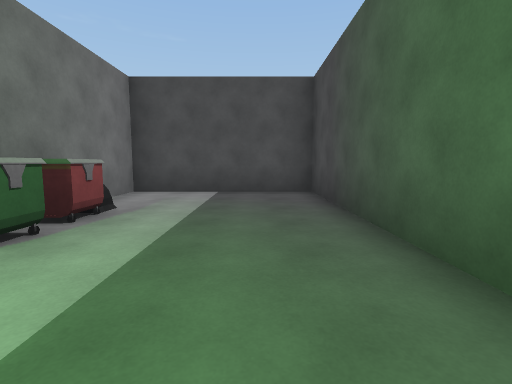
view 1 (above)

20 first-person views from a walk through a scene from a Unity 3-D project. The camera is 1.3 m above the floor, tilts 6° down and sees 85° across. The floor is counted in squares, 2 m on a side. Each view is taken from the middle of a square. On the plan, view 1 faces up. The plan holds only what a view shows up to about 9 squares ahead; the rest is blank. Some animated figures are left out. Door leaves are left out, so doorways stand open. Some surface patterns are stand-ins.

view 2
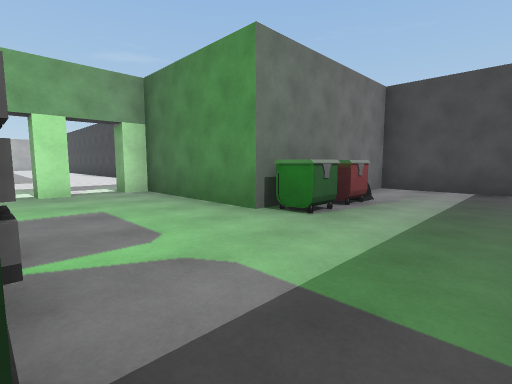

view 3
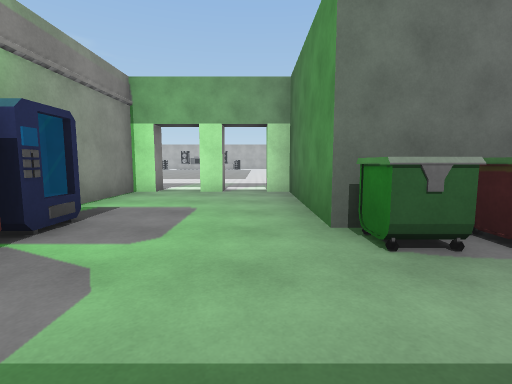

view 4
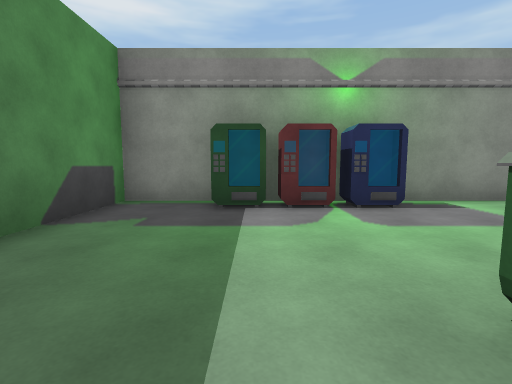

view 5
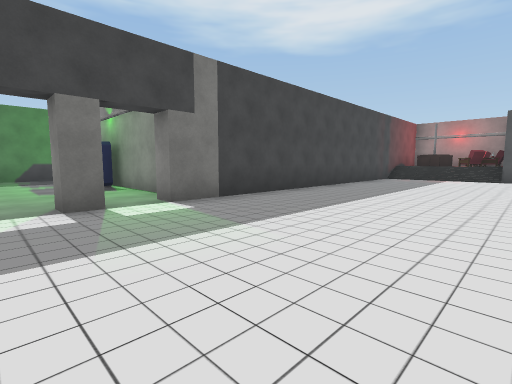

view 6
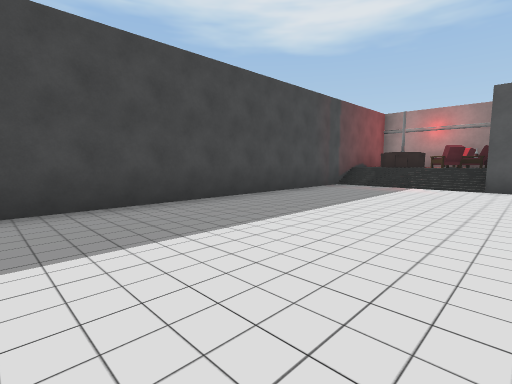

view 7
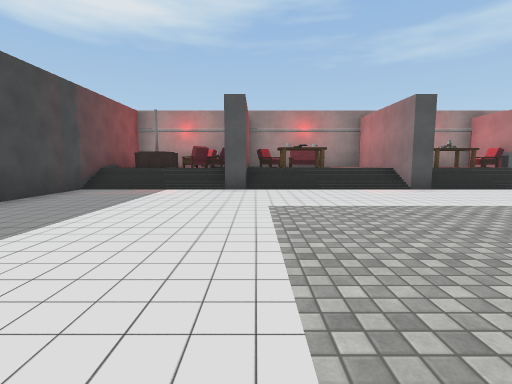

view 8
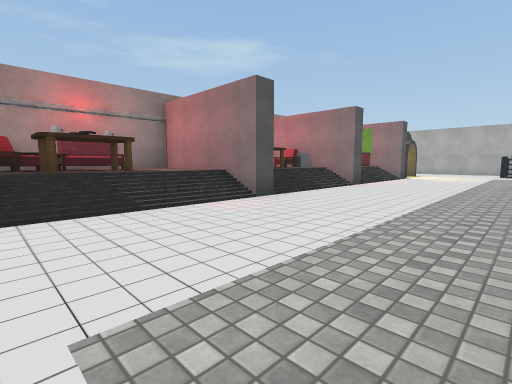

view 9
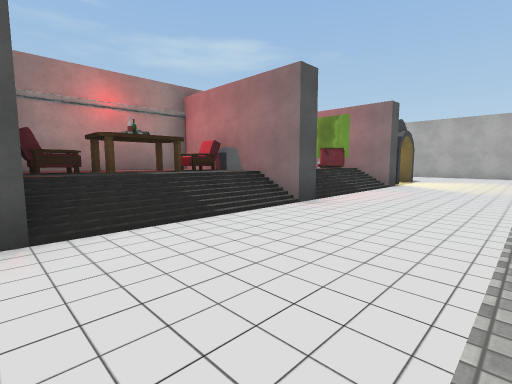

view 10
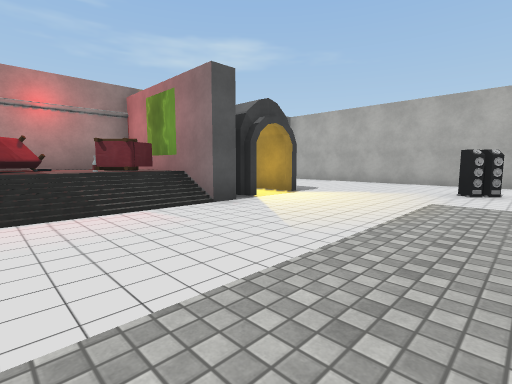

view 11
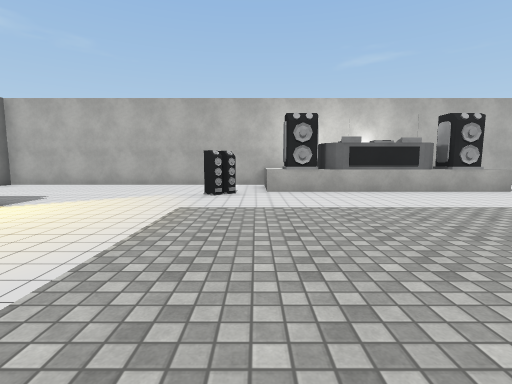

view 12
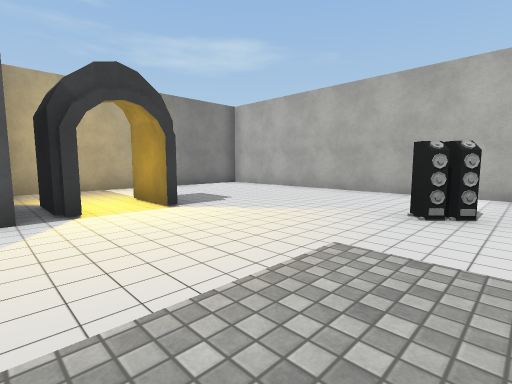

view 13
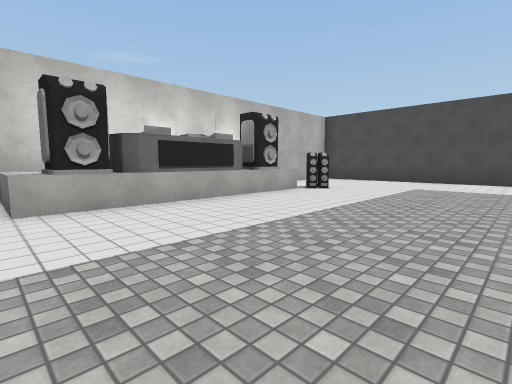

view 14
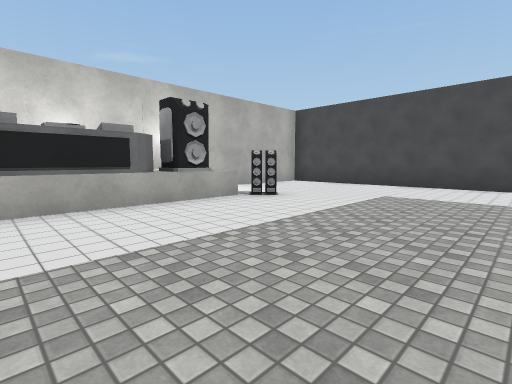

view 15
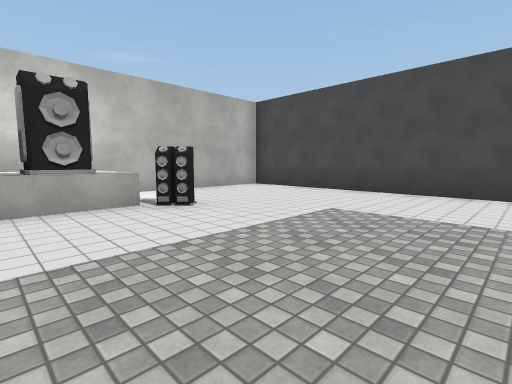

view 16
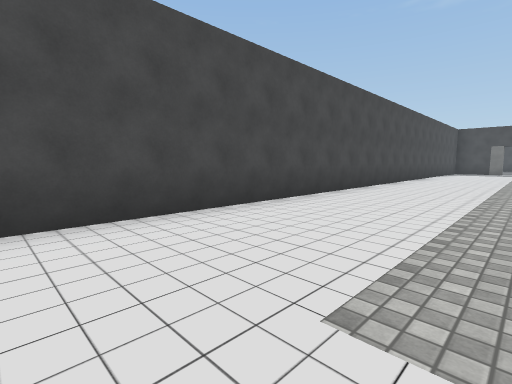

view 17
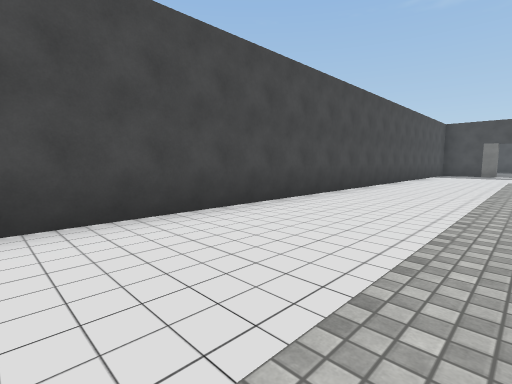

view 18
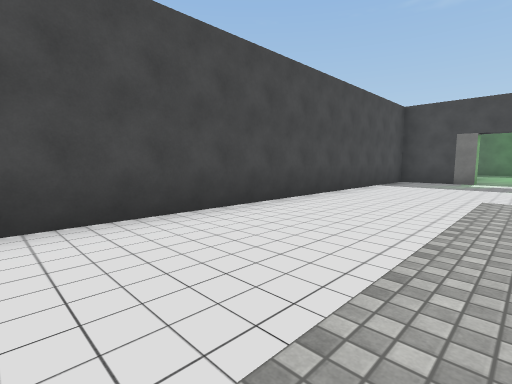

view 19
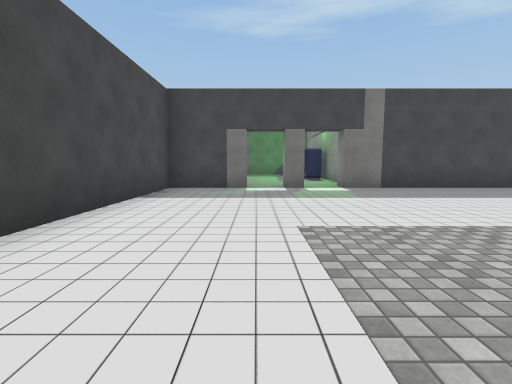

view 20
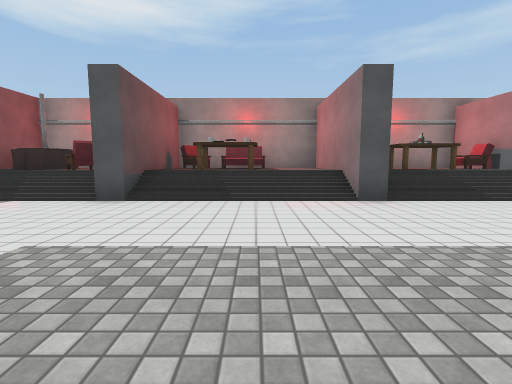

### Floor plan
Key: @ floor where view 1 was taken; # wall or solid block; . main floor; : floor 1 m higher than the main floor; / step, stairs or slope; D open door; ^ raised ledge; B bin; T table; S speaker; O other object.
Columns run from 30 left of view 1 to 2 right of it. Each row starts with its distance up from view 1.
  7                            ######
  6                            #....#
  5                            #....#
  4 #########################  #O...#
  3 #.......................#  #B...#
  2 #.......................####B...#
  1 #.......................D.......#
  0 #..... .     .     .....D.....@.#
 -1 #..S..             .....D..OOO..#
 -2  ^SS..             .....#########
 -3  ^S... .           .....#
 -4   O...             .....#
 -5   O... .           .....#
 -6  ^S...           . .....#
 -7 #..... . ..        .....#
 -8 #..S....................#
 -9 #.......................#
-10 #.......................#
-11 #....DD#///#///#////#///#
-12 #....DD#O::#:::#:TT:#O::#
-13 #......# OO#OTO#: O:O:O #
-14 #......#########:####O  #
-15 ########       ###    ##

Positions as (right, up) in squares from view 1, and headings:
1: (0, 0), facing up
2: (0, -1), facing up-left
3: (0, 1), facing left
4: (-1, 3), facing down
5: (-11, 1), facing down-right
6: (-11, -3), facing down-right
7: (-11, -4), facing down
8: (-11, -7), facing down-left
9: (-15, -8), facing down-left
10: (-20, -7), facing down-left
11: (-21, -7), facing left
12: (-23, -7), facing down-left
13: (-23, -7), facing up-left
14: (-23, -5), facing up-left
15: (-23, -3), facing up-left
16: (-26, 0), facing up-right
17: (-23, 0), facing up-right
18: (-17, 0), facing up-right
19: (-14, 1), facing right
20: (-13, -6), facing down
